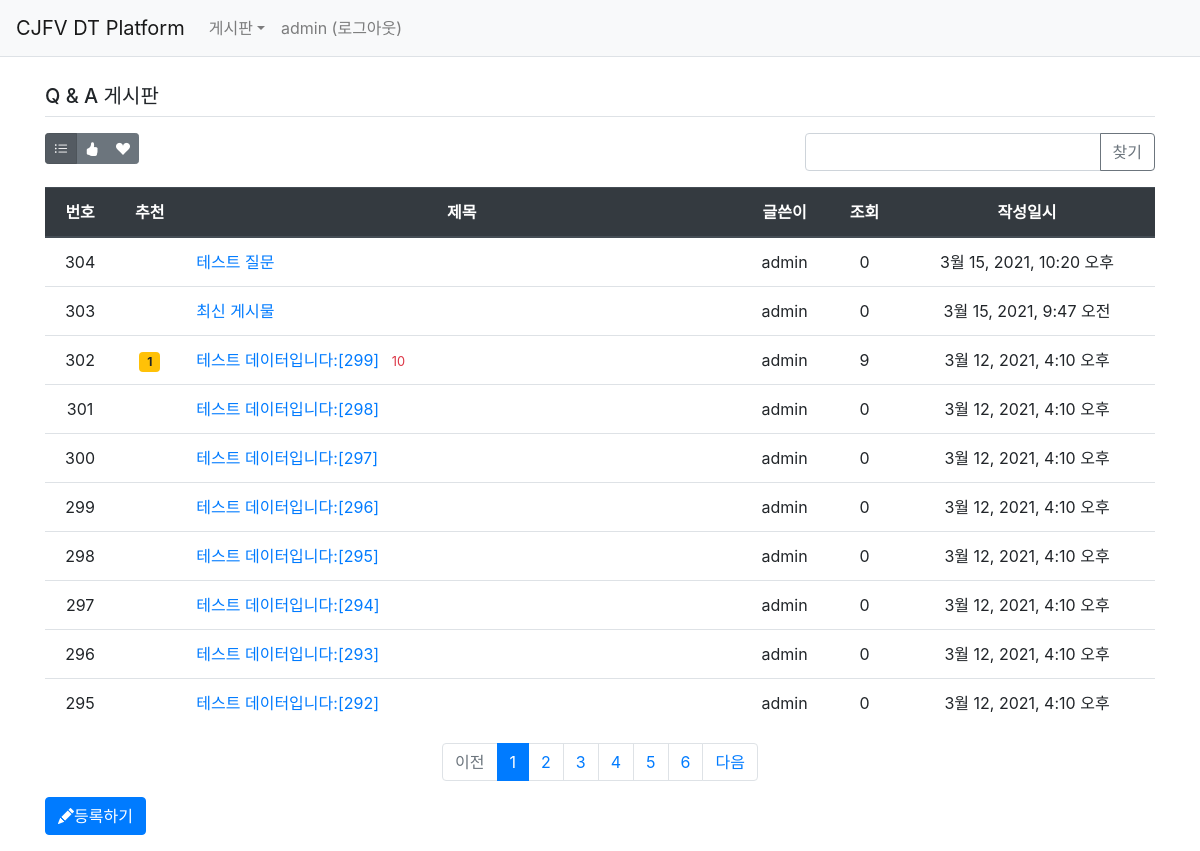
The app's page /board/board/1/ (signed in) with its own data.
### common/models.py (models this page shows)
class Menu(models.Model):
    title = models.CharField(max_length=50)
    remark = models.TextField()
    sort_no = models.IntegerField()

### board/models.py (models this page shows, shortened)
class Board(models.Model):
    menu = models.ForeignKey(Menu, on_delete=models.CASCADE, related_name='menu_board')
    author = models.ForeignKey(User, on_delete=models.CASCADE, related_name='author_board')
    subject = models.CharField(max_length=200)
    content = models.TextField()
    hit_count = models.IntegerField(default=0)
    create_date = models.DateTimeField()
    modify_date = models.DateTimeField(null=True, blank=True)
    voter = models.ManyToManyField(User, related_name='voter_board')

### board/views/base_views.py (the view, shortened to what this page needs)
# urls.py: path('board/<int:menu_id>/', base_views.list, name='list'),
@login_required(login_url='common:login')
def list(request, menu_id):
    page = request.GET.get('page', '1')  # 페이지
    kw = request.GET.get('kw', '')  # 검색어
    so = request.GET.get('so', 'recent')  # 정렬기준
    if so == 'recommend':
        board_list = Board.objects.filter(menu=menu_id).annotate(num_voter=Count('voter')).order_by('-num_voter', '-create_date')
    elif so == 'popular':
        board_list = Board.objects.filter(menu=menu_id).annotate(num_reply=Count('reply')).order_by('-num_reply', '-create_date')
    else:  # recent
        board_list = Board.objects.filter(menu=menu_id).order_by('-create_date')
    paginator = Paginator(board_list, 10)  # 페이지당 10개씩 보여주기
    page_obj = paginator.get_page(page)
    menu = Menu.objects.get(id=menu_id)
    context = {'board_list': page_obj, 'page': page, 'kw': kw, 'so': so, 'menu': menu}
    return render(request, 'board/board_list.html', context)

### board/templatetags/board_filter.py (called while the page is built)
@register.filter
def sub(value, arg):
    return value - arg

### templates/board/board_list.html (shortened to what this page needs)
{% extends 'base.html' %}
{% load board_filter %}
{% block content %}
<div class="container my-3" style="padding-top:60px">
    <h5 class="border-bottom py-2">{{ menu.title }}</h5>
    <div class="row justify-content-between my-3">
        <div class="col-2">
            <div class="btn-group" role="group">
                <button type="button" class="btn btn-sm btn-secondary so {% if so == 'recent' %}active{% endif %}" data-so="recent"  data-original-title="최신순">
                    <i class="bi bi-list-ul"></i>
                </button>
                <button type="button" class="btn btn-sm btn-secondary so {% if so == 'recommend' %}active{% endif %}" data-so="recommend" data-original-title="추천순">
                    <i class="bi bi-hand-thumbs-up-fill"></i>
                </button>
                <button type="button" class="btn btn-sm btn-secondary so {% if so == 'popular' %}active{% endif %}" data-so="popular" data-original-title="인기순">
                    <i class="bi bi-suit-heart-fill"></i>
                </button>
            </div>
        </div>
        <div class="col-4 input-group">
            <input type="text" class="form-control kw" value="{{ kw|default_if_none:'' }}">
            <div class="input-group-append">
                <button class="btn btn-outline-secondary" type="button" id="btn_search">찾기</button>
            </div>
        </div>
    </div>
    <table class="table">
        <thead>
        <tr class="text-center thead-dark">
            <th>번호</th>
            <th>추천</th>
            <th style="width:50%">제목</th>
            <th>글쓴이</th>
            <th>조회</th>
            <th>작성일시</th>
        </tr>
        </thead>
        <tbody>
        {% if board_list %}
        {% for board in board_list %}
        <tr class="text-center">
            <td>
                {{ board_list.paginator.count|sub:board_list.start_index|sub:forloop.counter0|add:1 }}
            </td>
            <td>
                {% if board.voter.all.count > 0 %}
                <span class="badge badge-warning px-2 py-1">{{ board.voter.all.count }}</span>
                {% endif %}
            </td>
            <td class="text-left">
                <a href="{% url 'board:detail' board.id %}">{{ board.subject }}</a>
                {% if board.reply_set.count > 0 %}
                <span class="text-danger small ml-2">{{ board.reply_set.count }}</span>
                {% endif %}
            </td>
            <td>{{ board.author.username }}</td>
            <td>{{ board.hit_count }}</td>
            <td>{{ board.create_date }}</td>
        </tr>
        {% endfor %}
        {% else %}
        <tr>
            <td colspan="3">게시물이 없습니다.</td>
        </tr>
        {% endif %}
        </tbody>
    </table>
    <ul class="pagination justify-content-center">
        {% if board_list.has_previous %}
        <li class="page-item">
           <a class="page-link" data-page="{{ board_list.previous_page_number }}" href="#">이전</a>
        </li>
        {% else %}
        <li class="page-item disabled">
            <a class="page-link" tabindex="-1" aria-disabled="true" href="#">이전</a>
        </li>
        {% endif %}
        {% for page_number in board_list.paginator.page_range %}
            {% if page_number >= board_list.number|add:-5 and page_number <= board_list.number|add:5 %}
                {% if page_number == board_list.number %}
                <li class="page-item active" aria-current="page">
                    <a class="page-link" data-page="{{ page_number }}" href="#">{{ page_number }}</a>
                </li>
                {% else %}
                <li class="page-item">
                    <a class="page-link" data-page="{{ page_number }}" href="#">{{ page_number }}</a>
                </li>
                {% endif %}
            {% endif %}
        {% endfor %}
        {% if board_list.has_next %}
        <li class="page-item">
            <a class="page-link" data-page="{{ board_list.next_page_number }}" href="#">다음</a>
        </li>
        {% else %}
        <li class="page-item disabled">
            <a class="page-link" tabindex="-1" aria-disabled="true" href="#">다음</a>
        </li>
        {% endif %}
    </ul>
    <a href="{% url 'board:board_create' menu.id %}" class="btn btn-primary"><i class="bi bi-pencil-fill"></i>등록하기</a>
</div>
{% endblock %}

### templates/navbar.html (shortened to what this page needs)
<nav class="navbar navbar-expand-lg navbar-light bg-light border-bottom fixed-top">
    <a class="navbar-brand" href="/">CJFV DT Platform</a>
    <div class="collapse navbar-collapse flex-grow-0" id="navbarNav">
        <ul class="navbar-nav">
            <li class="nav-item dropdown">
                {% if user.is_authenticated %}
                <a class="nav-link dropdown-toggle" href="{% url 'board:list' 1 %}" data-toggle="dropdown">게시판</a>
                {% endif %}
            </li>
            <li class="nav-item">
                {% if user.is_authenticated %}
                <a class="nav-link" href="{% url 'common:logout' %}">{{ user.username }} (로그아웃)</a>
                {% else %}
                <a class="nav-link" href="{% url 'common:login' %}">로그인</a>
                {% endif %}
            </li>
        </ul>
    </div>
</nav>

### records on screen
Menu: title "Q & A 게시판"
Board: paginator.count|sub "304", subject "테스트 질문", author.username "admin", hit_count "0", create_date "3월 15, 2021, 10:20 오후"
Board: paginator.count|sub "303", subject "최신 게시물", author.username "admin", hit_count "0", create_date "3월 15, 2021, 9:47 오전"
Board: paginator.count|sub "302", voter.all.count "1", subject "테스트 데이터입니다:[299]", reply_set.count "10", author.username "admin", hit_count "9", create_date "3월 12, 2021, 4:10 오후"
Board: paginator.count|sub "301", subject "테스트 데이터입니다:[298]", author.username "admin", hit_count "0", create_date "3월 12, 2021, 4:10 오후"
Board: paginator.count|sub "300", subject "테스트 데이터입니다:[297]", author.username "admin", hit_count "0", create_date "3월 12, 2021, 4:10 오후"
Board: paginator.count|sub "299", subject "테스트 데이터입니다:[296]", author.username "admin", hit_count "0", create_date "3월 12, 2021, 4:10 오후"
Board: paginator.count|sub "298", subject "테스트 데이터입니다:[295]", author.username "admin", hit_count "0", create_date "3월 12, 2021, 4:10 오후"
Board: paginator.count|sub "297", subject "테스트 데이터입니다:[294]", author.username "admin", hit_count "0", create_date "3월 12, 2021, 4:10 오후"
Board: paginator.count|sub "296", subject "테스트 데이터입니다:[293]", author.username "admin", hit_count "0", create_date "3월 12, 2021, 4:10 오후"
Board: paginator.count|sub "295", subject "테스트 데이터입니다:[292]", author.username "admin", hit_count "0", create_date "3월 12, 2021, 4:10 오후"

### other values on screen
{{ user.username }} "admin"
{{ page_number }} "1"
{{ page_number }} "2" "3" "4" "5" "6"
